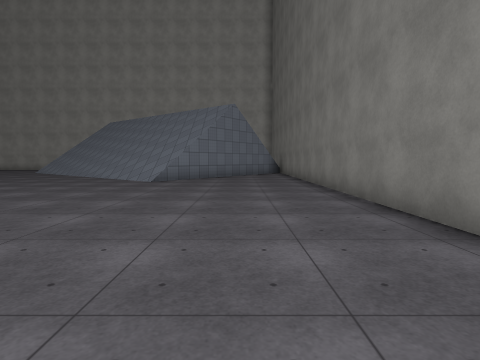
View 1 (above)

24 first-person views from a walk through a 3-D level made in the Unity game engine. The camera is 1.4 m above the floor, tilts 4° down and sees 80° across. The floor is counted in squares, 2 m on a side. Each view is taken from the middle of a square. On the plan, view 1 faces up. The plan holds only what a view shows up to about 10 squares ahead; the rest is blank. The place goes on beyond the plan. The player character is not drawn. Surface patterns are stand-ins for the level's own textures.

View 2
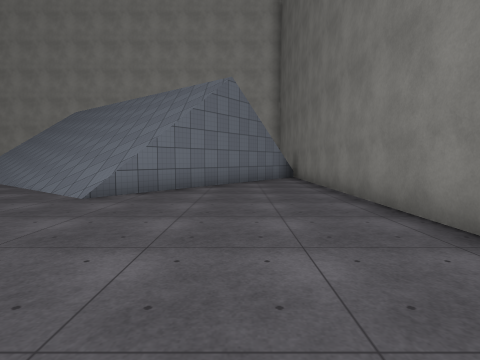

View 3
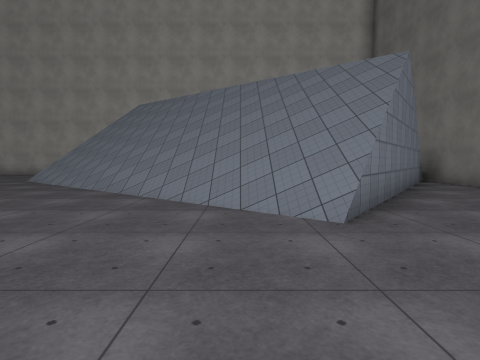

View 4
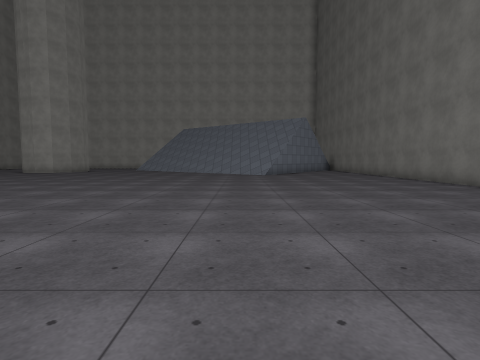

View 5
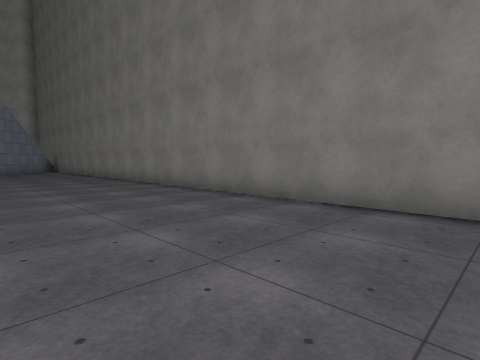

View 6
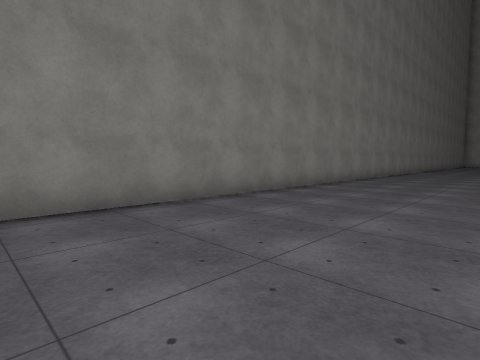

View 7
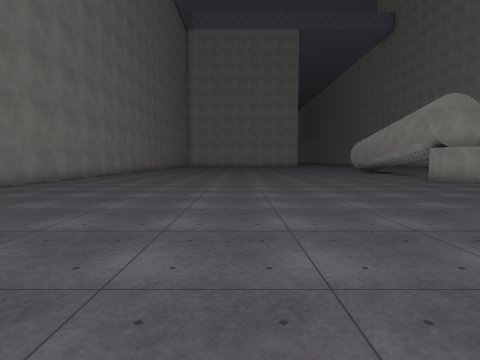

View 8
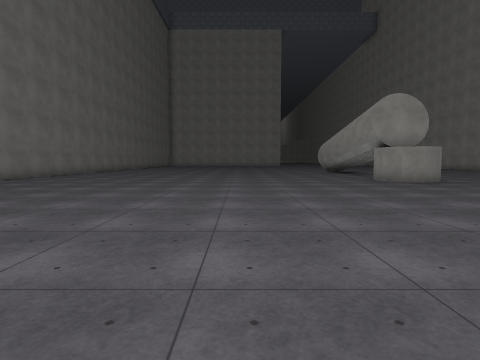

View 9
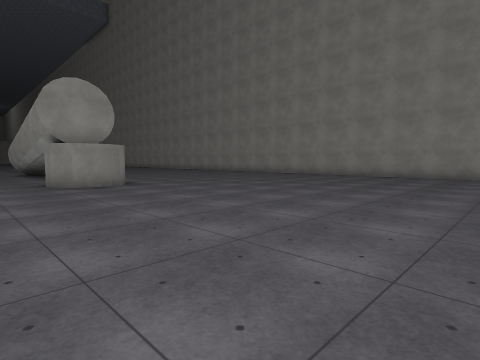

View 10
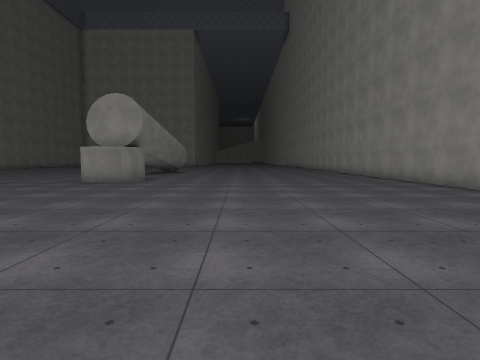

View 11
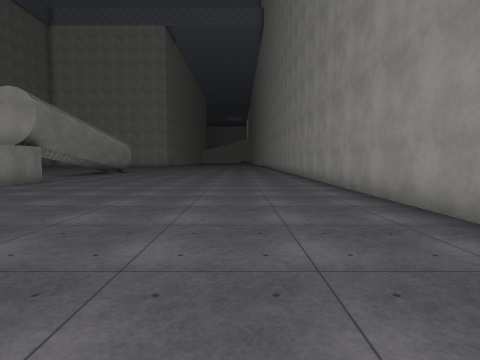

View 12
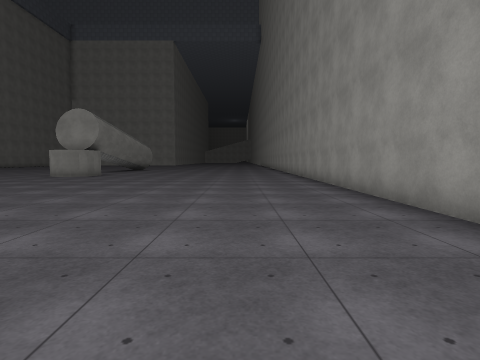

View 13
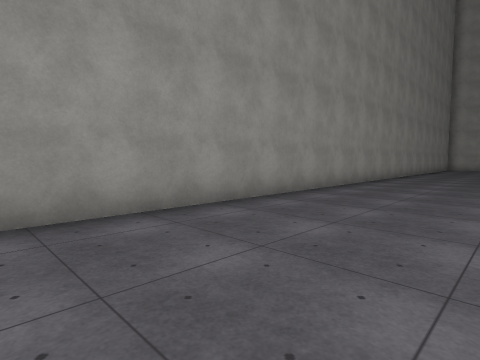

View 14
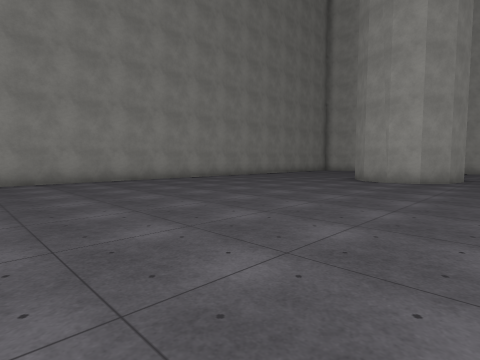

View 15
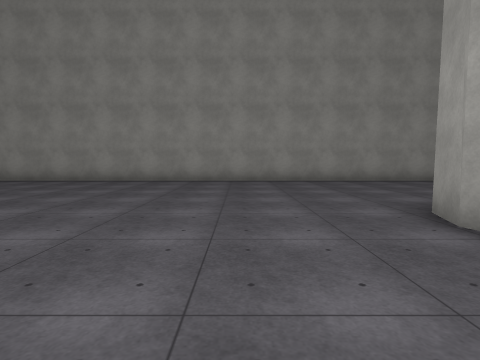

View 16
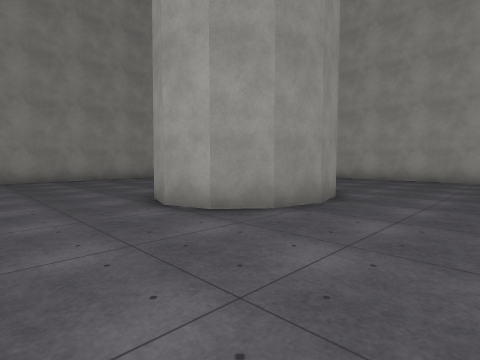

View 17
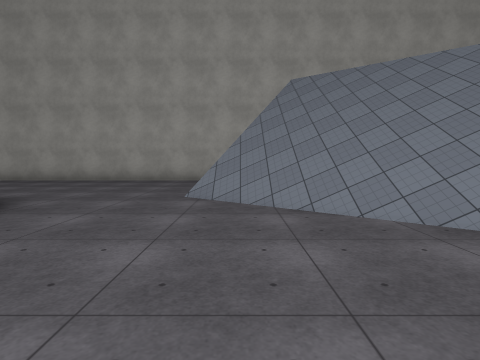

View 18
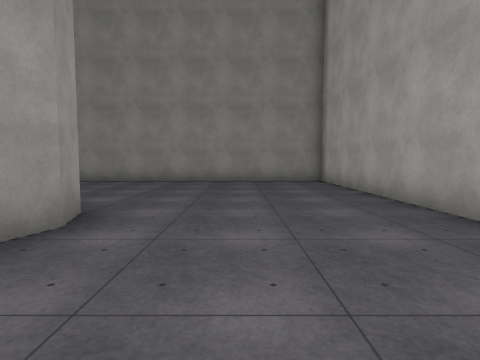

View 19
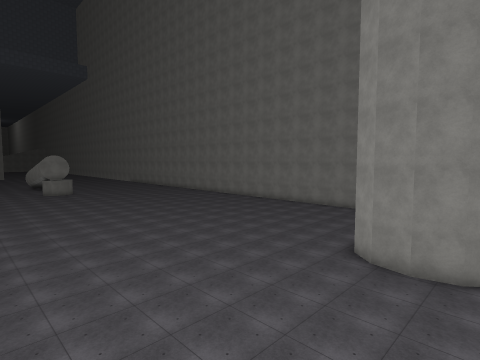

View 20
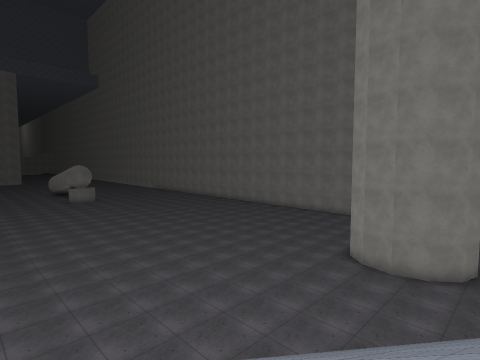

View 21
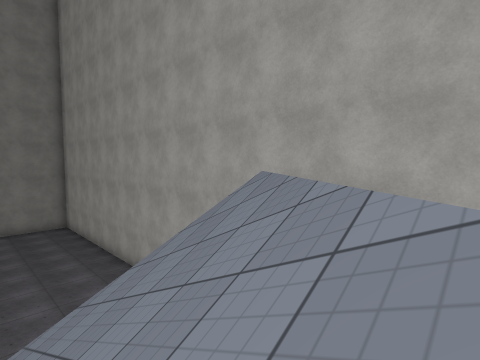

View 22
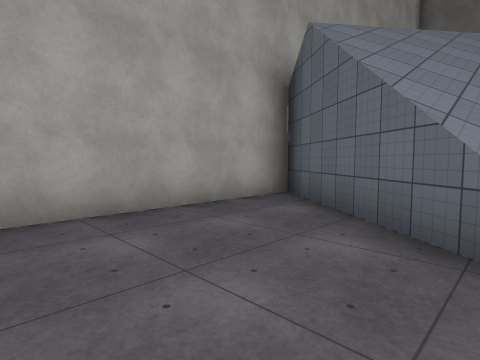

View 23
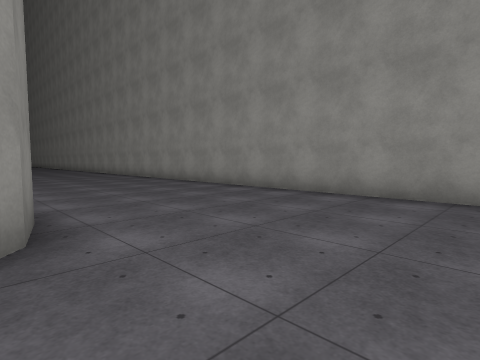

View 24
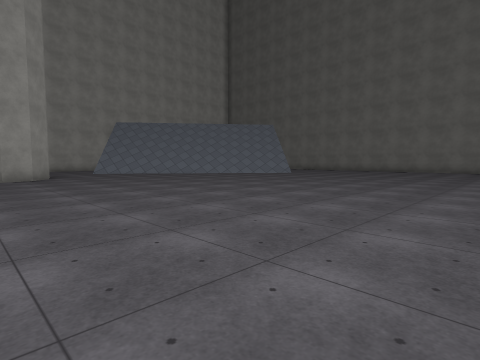

### Floor plan
Key: @ floor where view 1 was taken; # wall or solid block; . floor; / step, stairs or slope.
Columns run from 22 left of view 1 to 2 right of it. Each row starts with its distance up from view 1.
 20 ################
 19 #............./
 18 #............///
 17 #............////
 16 #...........#//////     #
 15 #......##...////////   /#
 14 #.....###....////////  ##
 13 #.....###.....////////#.#
 12 #.....###......///////..#
 11 #................////...#
 10 #.................//#...#
  9 #................../....#
  8 #.......................#
  7 #.......................#
  6 #.......................#
  5 #.......................#
  4 #.......................#
  3 #.......................#
  2 #.......................#
  1 #.......................#
  0 #...........  ........@.#
 -1 #......        .........#
 -2 #............. .........#
 -3 #.......................#
 -4 #.......................#
 -5 #.......................#
 -6 #.......................#
 -7 #.......................#
 -8 #.......................#
 -9 #.......................#
-10 #.........##............#
-11 #.........##............#
-12 #......... ..        ...

Where each view was taken, in squares from view 1:
view 1: 0 up, 0 right, facing up
view 2: 4 up, 0 right, facing up
view 3: 6 up, 4 left, facing up
view 4: 4 down, 4 left, facing up
view 5: 4 down, 2 left, facing up-right
view 6: 1 down, 2 left, facing down-right
view 7: 1 down, 4 left, facing down
view 8: 1 down, 6 left, facing down
view 9: 2 down, 9 left, facing down-left
view 10: 1 down, 16 left, facing down
view 11: 2 down, 19 left, facing down
view 12: 2 up, 19 left, facing down
view 13: 3 down, 18 left, facing up-left
view 14: 2 up, 12 left, facing up-left
view 15: 9 up, 12 left, facing left
view 16: 9 up, 11 left, facing up-left
view 17: 10 up, 10 left, facing up
view 18: 17 up, 12 left, facing left
view 19: 15 up, 6 left, facing down-left
view 20: 16 up, 4 left, facing down-left
view 21: 16 up, 6 left, facing up-left
view 22: 16 up, 13 left, facing up-right
view 23: 17 up, 16 left, facing down-left
view 24: 0 up, 16 left, facing up-right
